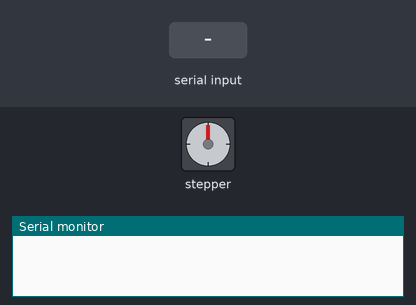
The sketch below on a simulated Arduino Mega 2560, built with avr-gcc and run on an emulated ATmega2560. On the bench: stepper motor, the last lines printed to the serial monitor. The inputs (shaded band) are chosen by the test bench. Stepper angles assume 48 steps per turn.

Above: at 1.2 s.
1.3 s: "a90\n" received over Serial
2.8 s: "90,45\n" received over Serial
At 2.95 s:
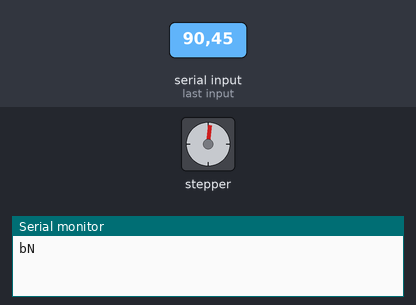
At 3.58 s:
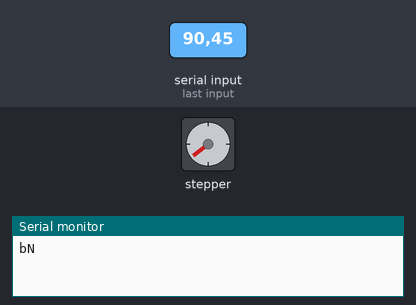
Timing chart, 0 to 14.8 s (numbered marks = the images above; inputs shaded):
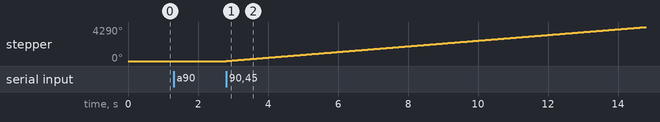

Measured:
- after the input at 2.8 s, stepper: keeps turning clockwise at about 358°/s, starting at once

The sketch:

EtchASketch_Arduino.pde
```cpp
#include <Stepper.h>

Stepper LeftStepper(48, 8, 9);
Stepper RightStepper(48, 10, 11);

int XLErrorComp = 5;
int XRErrorComp = 5;
int YUErrorComp = 7;
int YDErrorComp = 7;

int started = 0;
int XPoint = 0;
int YPoint = 0;
int PrevXPoint = 0;
int PrevYPoint = 0;
int XSteps = 0;
int YSteps = 0;
int PrevXSteps = 0;
int PrevYSteps = 0;
int temp = 0;

void setup(){
  Serial.begin(115200);
  LeftStepper.setSpeed(60);
  RightStepper.setSpeed(60);
}

void loop(){

  while(1){
    if (started == 1){
      break;
    }


    if(Serial.read()=='a'){
      Serial.write("b");
      started = 1;
      Serial.write("N");
      break;
    }}

  if(Serial.available()>=8){
  XPoint = (Serial.read() - 48) * 1000;
  XPoint = XPoint + (Serial.read() - 48) * 100;
  XPoint = XPoint + (Serial.read() - 48) * 10;
  XPoint = XPoint + (Serial.read() - 48);

  YPoint = (Serial.read() - 48) * 1000;
  YPoint = YPoint + (Serial.read() - 48) * 100;
  YPoint = YPoint + (Serial.read() - 48) * 10;
  YPoint = YPoint + (Serial.read() - 48);

  XSteps = XPoint - PrevXPoint;
  YSteps = YPoint - PrevYPoint;

  if(XSteps < 0 && PrevXSteps > 0){
    LeftStepper.step(XLErrorComp * (-1));
  }

  if(XSteps > 0 && PrevXSteps < 0){
    LeftStepper.step(XRErrorComp);
  }

  if(YSteps < 0 && PrevYSteps > 0){
    RightStepper.step(YDErrorComp * (-1));
  }
  if(YSteps > 0 && PrevYSteps < 0){
    RightStepper.step(YUErrorComp);
  }

  LeftStepper.step(XSteps);
  RightStepper.step(YSteps);

  PrevXPoint = XPoint;
  PrevYPoint = YPoint;

  if(XSteps != 0){
  PrevXSteps = XSteps;
  }

  if(YSteps != 0){
  PrevYSteps = YSteps;
  }

  Serial.print("N");
  }
}
```
